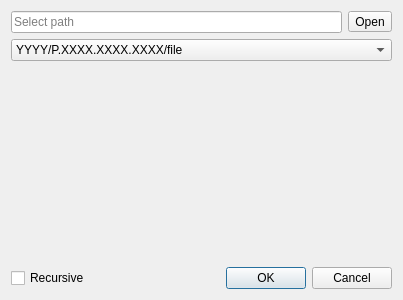
<?xml version="1.0" encoding="UTF-8"?>
<ui version="4.0">
 <class>IndexDialog</class>
 <widget class="QDialog" name="IndexDialog">
  <property name="geometry">
   <rect>
    <x>0</x>
    <y>0</y>
    <width>400</width>
    <height>300</height>
   </rect>
  </property>
  <property name="windowTitle">
   <string>Dialog</string>
  </property>
  <layout class="QGridLayout" name="gridLayout">
   <item row="3" column="1" colspan="2">
    <widget class="QDialogButtonBox" name="buttonBox">
     <property name="orientation">
      <enum>Qt::Horizontal</enum>
     </property>
     <property name="standardButtons">
      <set>QDialogButtonBox::Cancel|QDialogButtonBox::Ok</set>
     </property>
    </widget>
   </item>
   <item row="0" column="2">
    <widget class="QToolButton" name="openButton">
     <property name="text">
      <string>Open</string>
     </property>
     <property name="icon">
      <iconset theme="document-open">
       <normaloff>.</normaloff>.</iconset>
     </property>
    </widget>
   </item>
   <item row="3" column="0">
    <widget class="QCheckBox" name="recursiveCheck">
     <property name="text">
      <string>Recursive</string>
     </property>
    </widget>
   </item>
   <item row="1" column="0" colspan="3">
    <widget class="QComboBox" name="pathCombo">
     <item>
      <property name="text">
       <string>YYYY/P.XXXX.XXXX.XXXX/file</string>
      </property>
     </item>
     <item>
      <property name="text">
       <string>P.XXXX.XXXX.XXXX/file</string>
      </property>
     </item>
     <item>
      <property name="text">
       <string>P.XXXX.XXXX.XXXX_xxxx</string>
      </property>
     </item>
    </widget>
   </item>
   <item row="0" column="0" colspan="2">
    <widget class="QLineEdit" name="pathEdit">
     <property name="readOnly">
      <bool>true</bool>
     </property>
     <property name="placeholderText">
      <string>Select path</string>
     </property>
    </widget>
   </item>
   <item row="2" column="0" colspan="3">
    <spacer name="verticalSpacer">
     <property name="orientation">
      <enum>Qt::Vertical</enum>
     </property>
     <property name="sizeHint" stdset="0">
      <size>
       <width>381</width>
       <height>189</height>
      </size>
     </property>
    </spacer>
   </item>
  </layout>
 </widget>
 <resources/>
 <connections>
  <connection>
   <sender>buttonBox</sender>
   <signal>accepted()</signal>
   <receiver>IndexDialog</receiver>
   <slot>accept()</slot>
   <hints>
    <hint type="sourcelabel">
     <x>391</x>
     <y>291</y>
    </hint>
    <hint type="destinationlabel">
     <x>157</x>
     <y>274</y>
    </hint>
   </hints>
  </connection>
  <connection>
   <sender>buttonBox</sender>
   <signal>rejected()</signal>
   <receiver>IndexDialog</receiver>
   <slot>reject()</slot>
   <hints>
    <hint type="sourcelabel">
     <x>391</x>
     <y>291</y>
    </hint>
    <hint type="destinationlabel">
     <x>286</x>
     <y>274</y>
    </hint>
   </hints>
  </connection>
  <connection>
   <sender>openButton</sender>
   <signal>clicked()</signal>
   <receiver>IndexDialog</receiver>
   <slot>openClicked()</slot>
   <hints>
    <hint type="sourcelabel">
     <x>387</x>
     <y>27</y>
    </hint>
    <hint type="destinationlabel">
     <x>624</x>
     <y>54</y>
    </hint>
   </hints>
  </connection>
  <connection>
   <sender>pathCombo</sender>
   <signal>currentIndexChanged(int)</signal>
   <receiver>IndexDialog</receiver>
   <slot>updateStatus()</slot>
   <hints>
    <hint type="sourcelabel">
     <x>328</x>
     <y>53</y>
    </hint>
    <hint type="destinationlabel">
     <x>598</x>
     <y>163</y>
    </hint>
   </hints>
  </connection>
  <connection>
   <sender>pathEdit</sender>
   <signal>textChanged(QString)</signal>
   <receiver>IndexDialog</receiver>
   <slot>updateStatus()</slot>
   <hints>
    <hint type="sourcelabel">
     <x>253</x>
     <y>29</y>
    </hint>
    <hint type="destinationlabel">
     <x>477</x>
     <y>221</y>
    </hint>
   </hints>
  </connection>
 </connections>
 <slots>
  <slot>openClicked()</slot>
  <slot>updateStatus()</slot>
 </slots>
</ui>
